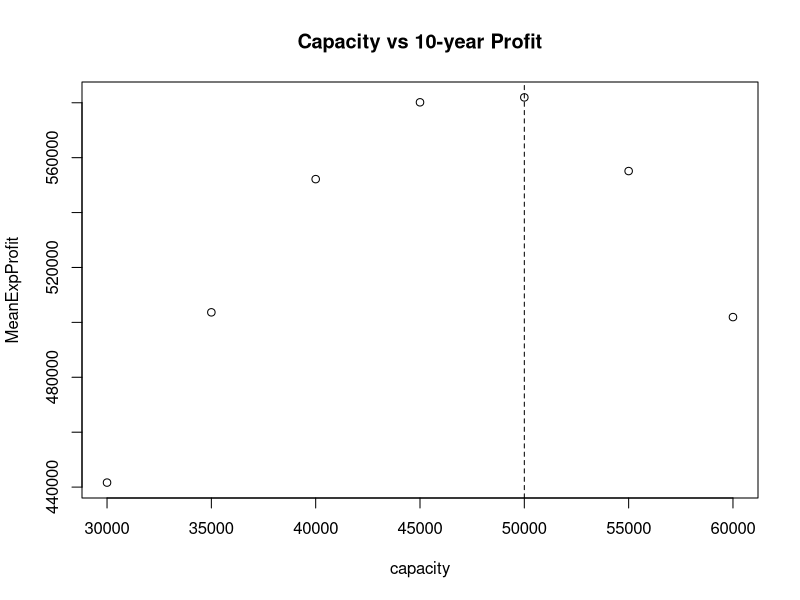
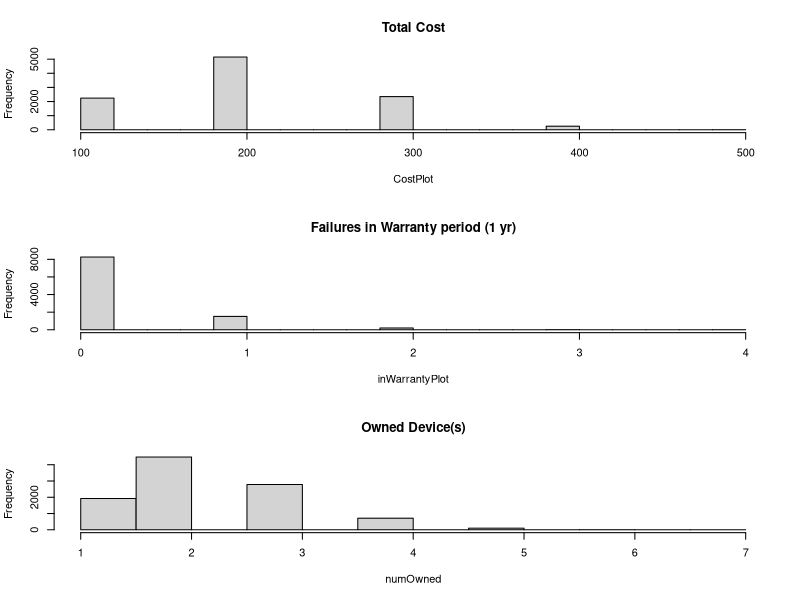
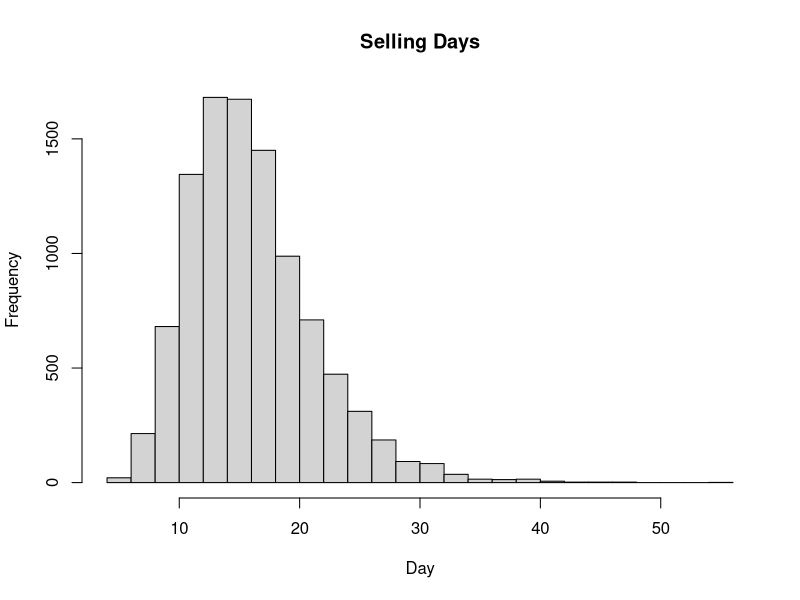

These charts were generated, in order, by the following R code:
## ---- chunk 1
knitr::opts_chunk$set(echo = TRUE)
## ---- chunk 2
rm(list = ls())
options(warn=-1) 
nsim <- 10000
mode <- function(list){
  myhist <- hist.default(list,plot = FALSE)
  return(myhist$breaks[which.max(myhist$density)+1])} 
## ---- chunk 3
price = 3.7; OnetimeCost = 16; CapCost = 0.4; ProdCost = 0.2; t = 10
## ---- chunk 4
capacity <- c(30,35,40,45,50,55,60)*1000
ExpProfit <- matrix(ncol = length(capacity), nrow = nsim)
for (r in 1:nsim){
  profit <- rep(0,length(capacity))
  demand <- round(rnorm(t,50000,12000))
  for (i in 1:length(capacity)){
    my_capacity <- capacity[i]
    produce <- min(c(demand[1],my_capacity))
    profit_ <- produce*(price - ProdCost) - my_capacity*(OnetimeCost+CapCost) 
    for (j in 2:t){
      produce <- min(c(demand[j],my_capacity))
      profit_ <- profit_+ produce*(price - ProdCost) - my_capacity*CapCost}
    profit[i] <- profit_
    ExpProfit[r,i] <- profit_}
}
MeanExpProfit <- c()
for (i in 1:length(capacity)){
  MeanExpProfit[i] <- mean(ExpProfit[,i])}
maximized <- capacity[which.max(MeanExpProfit)]
paste("The suggested capacity level is",maximized)
## ---- chunk 5
plot(capacity,MeanExpProfit,main = "Capacity vs 10-year Profit")
abline(v = maximized,lty = 2)
## ---- chunk 6
totalProfit <- rep(0,nsim)
for (r in 1:nsim){
  demand <- round(rnorm(t,50000,12000))
  produce <- min(c(demand[1],maximized))
  profit_ <- produce *(price - ProdCost) - maximized*(CapCost + OnetimeCost)
  for (j in 2:t){
      produce <- min(c(demand[j],maximized))
      profit_ <- profit_+ produce*(price - ProdCost) -  maximized*CapCost}
  totalProfit[r] = profit_}
#The 95% condifential interval for profit is:
(quantile(totalProfit,c(0.025,0.975)))
## ---- chunk 7
device_cost = 100; t2 = 6
## ---- chunk 8
numOwned <- c(); Paid <- c()
for (r in 1:nsim){
  PaidDevice = 1 ; nsamp = 50 
  brokeTime <- rgamma(nsamp,2,0.5)
  for (t in 1:nsamp){
    if(sum(brokeTime[1:t])>=t2){break}}
  myTime <- brokeTime[1:t]; PaidDevice = length(myTime[myTime>1])
  numOwned[r] <- t; Paid[r] <- PaidDevice}
## ---- chunk 9
CostPlot <- Paid * device_cost
# round mean cost to nearest 100 due to integer device number
myCost <- round(mean(CostPlot)/device_cost)*device_cost 
paste("My total cost is", myCost)
## ---- chunk 10
inWarrantyPlot <- round(numOwned-Paid)
inWarranty <- round(mean(inWarrantyPlot))
paste("Number of failures during the warranty period is",inWarranty)
## ---- chunk 11
MeanOwned <- round(mean(numOwned))
paste("Number of devices owned during 6-year period is", MeanOwned)
## ---- chunk 12
par(mfrow = c(3,1))
hist(CostPlot,main = "Total Cost")
hist(inWarrantyPlot,main = "Failures in Warranty period (1 yr)");
hist(numOwned,main = "Owned Device(s)")
par(mfrow = c(1,1))
## ---- chunk 13
Day <- rep(0,nsim);n_samp <- 100
for (r in 1:nsim){
Arrivals <- sample(x=0:4, size=n_samp, prob=c(.15,.25,.3,.2,.1), replace=TRUE)
#Given Information
pNotbuy <- 1-.6 #denoted as 0
pTop <- 0.6*0.4 #denoted as 1
pRegular <- .6*.35  #denoted as 2
pExtra <- .6*.25  #denoted as 3
machineAmounts <- c(5,4,3)
#Generate Demand for each coming customer
Demand <- sample(x = 0:3, size = n_samp,prob = c(pNotbuy,pTop,pRegular,pExtra),
                 replace = TRUE)
#"-1" denotes that the customer actually buys a machine;
#"0" means no demand or desired machine is sold out.
for (nppl in 1:n_samp){
  if (sum(machineAmounts) == 0){break}
  for (c in 1:3){if (Demand[nppl] == c){
      if(machineAmounts[c]>0)
        {Demand[nppl] <- -1; machineAmounts[c]<- machineAmounts[c]-1}
      else{Demand[nppl] =0}}}}
for(day in 1:n_samp){if(sum(Arrivals[1:day])>=nppl){break}}
Day[r] <- day}
hist(Day,main = "Selling Days",breaks = 30) #larger breaks for more details
## ---- chunk 14
result3 <- mode(Day)
paste("It will take WTF", result3,"days to sell all 12 washers (mode chosen).")
paste("The mean value for Selling Days is rounded as",round(mean(Day)))
## ---- chunk 15
SampleTime <- c(8,12,26,10,23,21,16,22,18,17,36,9)
paste("The sample mean is", round(mean(SampleTime),digits = 2))
a <- sum((SampleTime - mean(SampleTime))^2)/(length(SampleTime)-1)
paste("The sample standard deviation is", round(sqrt(a),digits = 2))
## ---- chunk 16
c = qt(.995,df = 12-1)
num = c*sqrt(a)/sqrt(12)
(c-num); (c+num)
## ---- chunk 17
round(c^2*a/(8))
## ---- chunk 18
round(pnorm(460,mean = 480, sd = 10,lower.tail = T),digits = 2)
## ---- chunk 19
sqrt(10^2+10^2+2*10*10*0.77)
## ---- chunk 20
round(pnorm(960,mean = 960, sd = 18.81,lower.tail = T),digits = 2)
## ---- chunk 21
for (mu in 450:500){
if(pnorm(460,mu,10,lower.tail = FALSE) >= .95){break}}
mu
